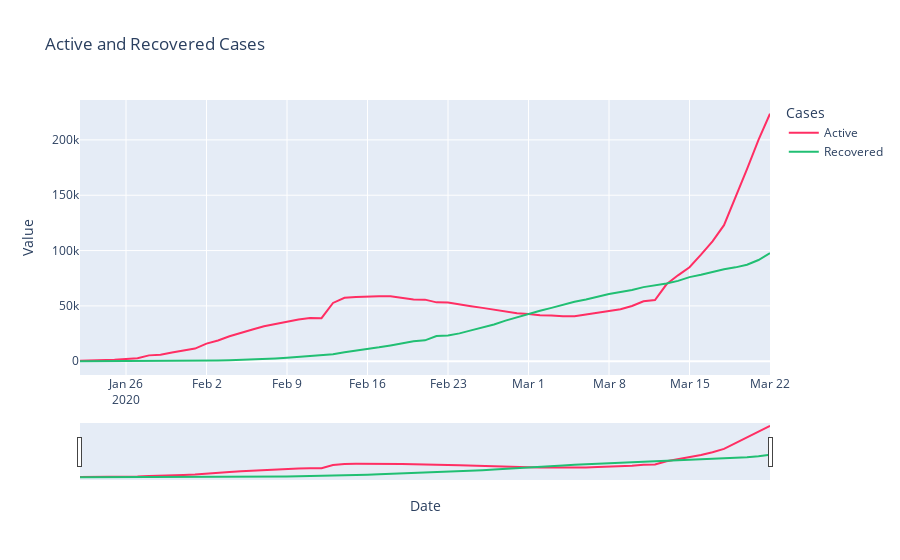

The notebook cell saved with this chart:
### Code cell
temp = df.groupby("Date").sum().reset_index() 
# Unpivoting 
temp = temp.melt(id_vars = "Date", value_vars=["Active", "Recovered"], 
                                value_name="Value", var_name="Cases") 

# Create Graph 
fig = px.line(temp, x="Date", y="Value", color='Cases',
              title='Active and Recovered Cases', color_discrete_sequence=[dth, rec])
fig.update_layout(xaxis_rangeslider_visible=True)
fig.show()

### Figure 1 — Plotly figure (JSON) as saved in the notebook; plotly's stock layout.template omitted (floating-point values rounded to 4 significant figures)
{"data": [{"hoverlabel": {"namelength": 0}, "hovertemplate": "Cases=Active<br>Date=%{x}<br>Value=%{y}", "legendgroup": "Active", "line": {"color": "#ff2e63", "dash": "solid"}, "mode": "lines", "name": "Active", "showlegend": true, "type": "scatter", "x": ["2020-01-22", "2020-01-23", "2020-01-24", "2020-01-25", "2020-01-26", "2020-01-27", "2020-01-28", "2020-01-29", "2020-01-30", "2020-01-31", "2020-02-01", "2020-02-02", "2020-02-03", "2020-02-04", "2020-02-05", "2020-02-06", "2020-02-07", "2020-02-08", "2020-02-09", "2020-02-10", "2020-02-11", "2020-02-12", "2020-02-13", "2020-02-14", "2020-02-15", "2020-02-16", "2020-02-17", "2020-02-18", "2020-02-19", "2020-02-20", "2020-02-21", "2020-02-22", "2020-02-23", "2020-02-24", "2020-02-25", "2020-02-26", "2020-02-27", "2020-02-28", "2020-02-29", "2020-03-01", "2020-03-02", "2020-03-03", "2020-03-04", "2020-03-05", "2020-03-06", "2020-03-07", "2020-03-08", "2020-03-09", "2020-03-10", "2020-03-11", "2020-03-12", "2020-03-13", "2020-03-14", "2020-03-15", "2020-03-16", "2020-03-17", "2020-03-18", "2020-03-19", "2020-03-20", "2020-03-21", "2020-03-22"], "xaxis": "x", "y": [510, 605, 879, 1353, 2010, 2784, 5340, 5907, 7920, 9492, 11495, 15953, 18832, 22548, 25947, 28696, 31661, 33698, 36000, 37803, 39006, 38953, 52702, 57304, 57969, 58589, 58807, 58777, 57396, 55773, 55682, 53235, 53102, 51712, 49800, 48241, 46663, 44537, 43288, 42657, 41619, 41452, 40696, 40738, 42459, 43905, 45299, 47079, 49926, 54247, 55299, 69538, 77651, 84972, 96313, 108397, 122970, 147987, 173611, 200052, 223619], "yaxis": "y"}, {"hoverlabel": {"namelength": 0}, "hovertemplate": "Cases=Recovered<br>Date=%{x}<br>Value=%{y}", "legendgroup": "Recovered", "line": {"color": "#21bf73", "dash": "solid"}, "mode": "lines", "name": "Recovered", "showlegend": true, "type": "scatter", "x": ["2020-01-22", "2020-01-23", "2020-01-24", "2020-01-25", "2020-01-26", "2020-01-27", "2020-01-28", "2020-01-29", "2020-01-30", "2020-01-31", "2020-02-01", "2020-02-02", "2020-02-03", "2020-02-04", "2020-02-05", "2020-02-06", "2020-02-07", "2020-02-08", "2020-02-09", "2020-02-10", "2020-02-11", "2020-02-12", "2020-02-13", "2020-02-14", "2020-02-15", "2020-02-16", "2020-02-17", "2020-02-18", "2020-02-19", "2020-02-20", "2020-02-21", "2020-02-22", "2020-02-23", "2020-02-24", "2020-02-25", "2020-02-26", "2020-02-27", "2020-02-28", "2020-02-29", "2020-03-01", "2020-03-02", "2020-03-03", "2020-03-04", "2020-03-05", "2020-03-06", "2020-03-07", "2020-03-08", "2020-03-09", "2020-03-10", "2020-03-11", "2020-03-12", "2020-03-13", "2020-03-14", "2020-03-15", "2020-03-16", "2020-03-17", "2020-03-18", "2020-03-19", "2020-03-20", "2020-03-21", "2020-03-22"], "xaxis": "x", "y": [28, 30, 36, 39, 52, 61, 107, 126, 143, 222, 284, 472, 623, 852, 1124, 1487, 2011, 2616, 3244, 3946, 4683, 5150, 6295, 8058, 9395, 10865, 12583, 14352, 16121, 18177, 18890, 22886, 23394, 25227, 27905, 30384, 33277, 36711, 39782, 42716, 45602, 48228, 51170, 53796, 55865, 58358, 60694, 62494, 64404, 67003, 68324, 70251, 72624, 76034, 78088, 80840, 83207, 84854, 87256, 91499, 97704], "yaxis": "y"}], "layout": {"legend": {"title": {"text": "Cases"}, "tracegroupgap": 0}, "title": {"text": "Active and Recovered Cases"}, "xaxis": {"anchor": "y", "domain": [0, 1], "rangeslider": {"visible": true}, "title": {"text": "Date"}}, "yaxis": {"anchor": "x", "domain": [0, 1], "title": {"text": "Value"}}}}
